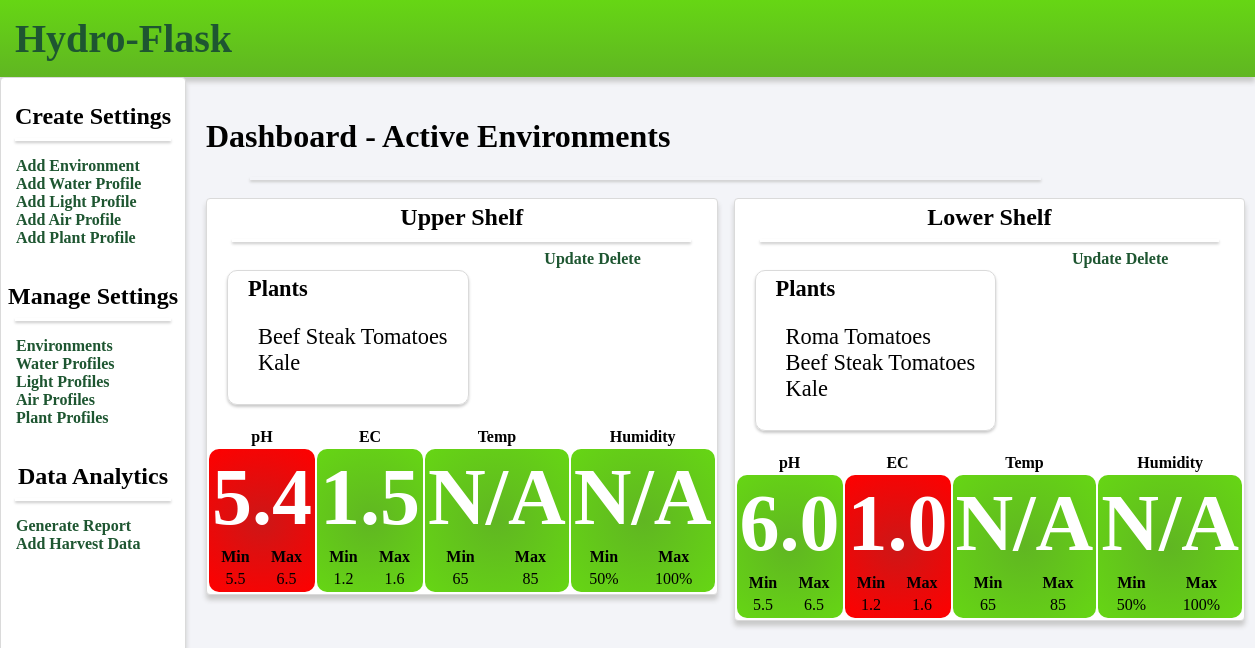
Before: / with the older database file.
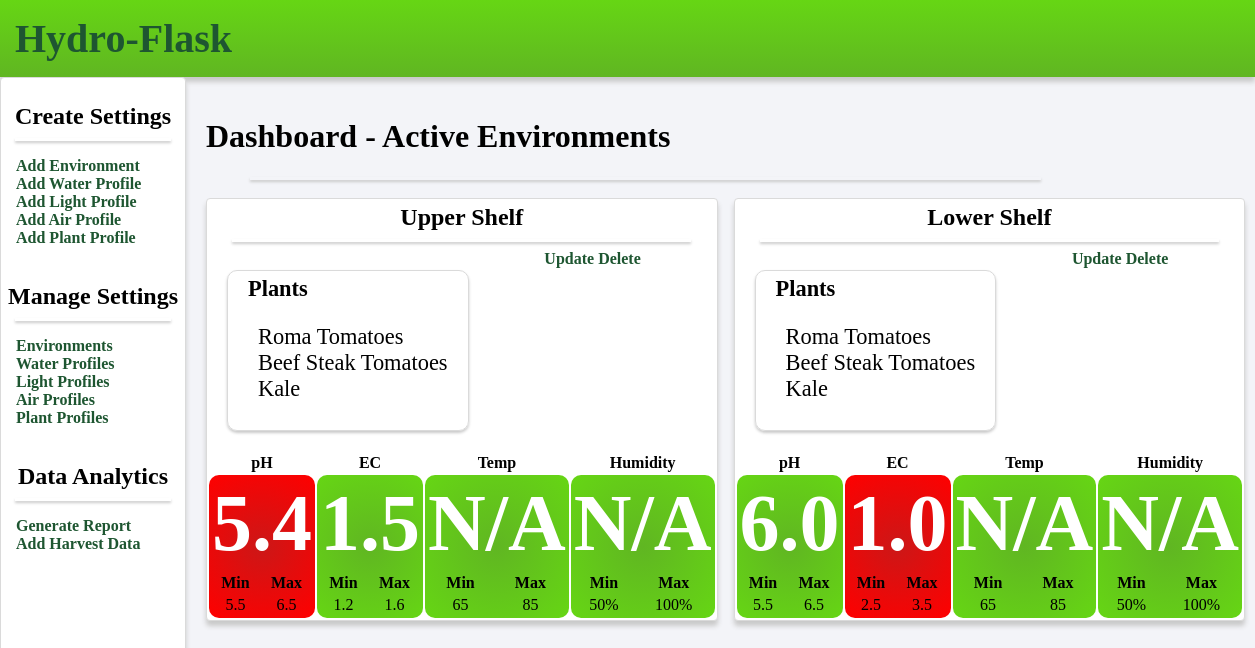
After: the same page with the newer database file.
### models.py (models this page shows, shortened)
class Enviro(db.Model):
    id = db.Column(db.Integer, primary_key=True)
    name = db.Column(db.String(50), nullable=False)
    ph_sensor = db.Column(db.Integer, default=0)
    ec_sensor = db.Column(db.Integer, default=0)
    nutrient_solenoid = db.Column(db.Integer, default=0)
    ph_solenoid = db.Column(db.Integer, default=0)
    water_pump = db.Column(db.Integer, default=0)
    air_pump = db.Column(db.Integer, default=0)
    active = db.Column(db.Integer, default=0)
    water_id = db.Column(db.Integer, db.ForeignKey('water.id'), nullable=False)
    light_id = db.Column(db.Integer, db.ForeignKey('light.id'), nullable=False)
    plants = db.relationship('Plant', secondary=plants, lazy='subquery',
        backref=db.backref('enviros', lazy=True))
    def current_ph(self):
        if self.ph_sensor == 0:
            return 'N/A'
        ph_level = current_ph(self.ph_sensor)
        return float(ph_level)
    def current_ec(self):
        if self.ec_sensor == 0:
            return 'N/A'
        ec_level = current_ec(self.ec_sensor)
        return float(ec_level)
    def alert_status(self, sensor):
        if sensor == "ph":
            if self.ph_sensor == 0:
                return
            if current_ph(self.ph_sensor) < self.water.min_ph or current_ph(self.ph_sensor) > self.water.max_ph:
                return "alert"
        if sensor == "ec":
            if self.ec_sensor == 0:
                return
            if current_ec(self.ec_sensor) < self.water.min_ec or current_ec(self.ec_sensor) > self.water.max_ec:
                return "alert"

class Plant(db.Model):
    id = db.Column(db.Integer, primary_key=True)
    name = db.Column(db.String(50), nullable=False)

class Water(db.Model):
    id = db.Column(db.Integer, primary_key=True)
    name = db.Column(db.String(50), nullable=False)
    min_ph = db.Column(db.Float, default=5.5)
    max_ph = db.Column(db.Float, default=6.5)
    min_ec = db.Column(db.Float, default=1.2)
    max_ec = db.Column(db.Float, default=1.6)
    enviros = db.relationship('Enviro', backref='water', lazy=True)

### views.py (the view)
@app.route('/', methods=['POST', 'GET'])
def dashboard():
    environments = Enviro.query.filter(Enviro.active == 1)
    return render_template('dashboard.html', enviros=environments)

### sensor_data.py (called while the page is built)
def current_ph(ph_sensor):
    if ph_sensor == 1:
        return 6.0
    elif ph_sensor == 2:
        return 5.4
    else:
        return 0

def current_ec(ec_sensor):
    if ec_sensor == 1:
        return 1.0
    elif ec_sensor == 2:
        return 1.5
    else:
        return 0

### templates/dashboard.html
{% extends 'layout.html' %}
{% block body %}
<div class = "content">
    <h1>Dashboard - Active Environments</h1>
    <hr class = "line">
    <div class = "environments">
    {% for enviro in enviros %}
        <div class = "environment">
            <h2>{{ enviro.name }}</h2>
            <hr class = "line">
            <div class = "plant_list">
                <b>Plants</b>
                <ul>
                    {% for plant in enviro.plants %}
                        <li>{{ plant.name }}</li>
                    {% endfor %}
                </ul>
            </div>
            <table class = "alerts_panel">
                <tr>
                    <th class = "alert_header">pH</th>
                    <th class = "alert_header">EC</th>
                    <th class = "alert_header">Temp</th>
                    <th class = "alert_header">Humidity</th>
                </tr>
                <tr class = "alerts_panel">
                    <td class = "{{ enviro.alert_status('ph') }}">
                        <h3>{{ enviro.current_ph() }}</h3>
                        <table width = "100%">
                            <tr>
                                <th>Min</th>
                                <th>Max</th>
                            </tr>
                            <tr>
                                <td>{{ enviro.water.min_ph }}</td>
                                <td>{{ enviro.water.max_ph }}</td>
                            </tr>
                        </table>
                    </td>
                    <td class = "{{ enviro.alert_status('ec') }}">
                        <h3>{{ enviro.current_ec() }}</h3>
                        <table width = "100%">
                            <tr>
                                <th>Min</th>
                                <th>Max</th>
                            </tr>
                            <tr>
                                <td>{{ enviro.water.min_ec }}</td>
                                <td>{{ enviro.water.max_ec }}</td>
                            </tr>
                        </table>
                    </td>
                    <td>
                        <h3>N/A</h3>
                        <table width = "100%">
                            <tr>
                                <th>Min</th>
                                <th>Max</th>
                            </tr>
                            <tr>
                                <td>65</td>
                                <td>85</td>
                            </tr>
                        </table>
                    </td>
                    <td>
                        <h3>N/A</h3>
                        <table width = "100%">
                            <tr>
                                <th>Min</th>
                                <th>Max</th>
                            </tr>
                            <tr>
                                <td>50%</td>
                                <td>100%</td>
                            </tr>
                        </table>
                    </td>
                </tr>
            </table>
            <a href = "/update_enviro/{{enviro.id}}">Update</a>
            <a href = "/delete_enviro/{{enviro.id}}">Delete</a>
        </div>
    {% endfor %}
</div>
</div>
{% endblock %}

Changed rows visible on the page:
changed Enviro "Upper Shelf": gains Plant (name "Roma Tomatoes")
changed Enviro "Lower Shelf": water.min_ec "1.2" → "2.5"; water.max_ec "1.6" → "3.5"
